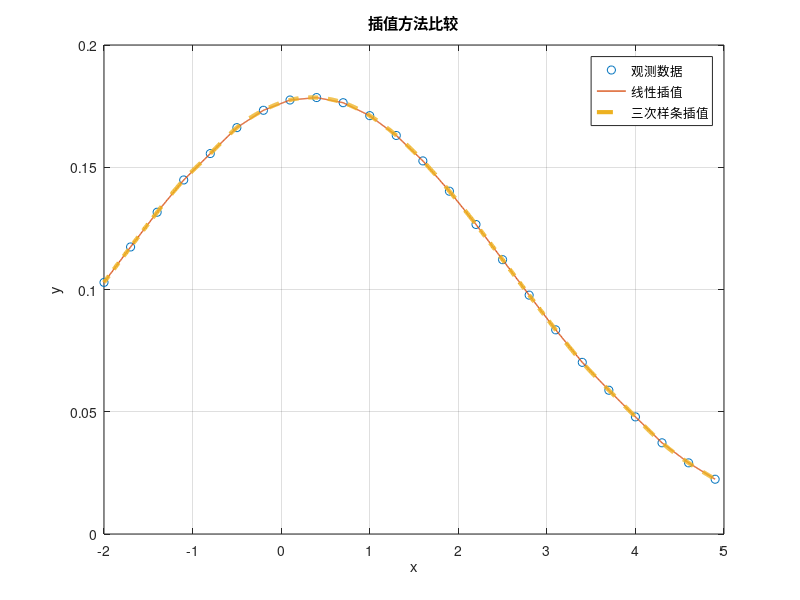

Recreate this plot in MATLAB.
x = [-2, -1.7, -1.4, -1.1, -0.8, -0.5, -0.2, 0.1, 0.4, 0.7, 1.0, 1.3, 1.6, 1.9, 2.2, 2.5, 2.8, 3.1, 3.4, 3.7, 4.0, 4.3, 4.6, 4.9];
y = [0.1029, 0.1174, 0.1316, 0.1448, 0.1556, 0.1662, 0.1733, 0.1775, 0.1785, 0.1764, 0.1711, 0.1630, 0.1526, 0.1402, 0.1266, 0.1122, 0.0977, 0.0835, 0.0702, 0.0588, 0.0479, 0.0373, 0.0291, 0.0224];

x_interp = linspace(-2, 4.9, 1000);

% 线性插值
y_linear = interp1(x, y, x_interp, 'linear');

% 三次样条插值
y_spline = interp1(x, y, x_interp, 'spline');

% 绘制插值结果
figure;
plot(x, y, 'o', 'DisplayName', '观测数据');
hold on;
plot(x_interp, y_linear, '-', 'DisplayName', '线性插值', 'LineWidth', 1);
plot(x_interp, y_spline, '--', 'DisplayName', '三次样条插值', 'LineWidth', 3);
xlabel('x');
ylabel('y');
title('插值方法比较');
legend;
grid on;
hold off;